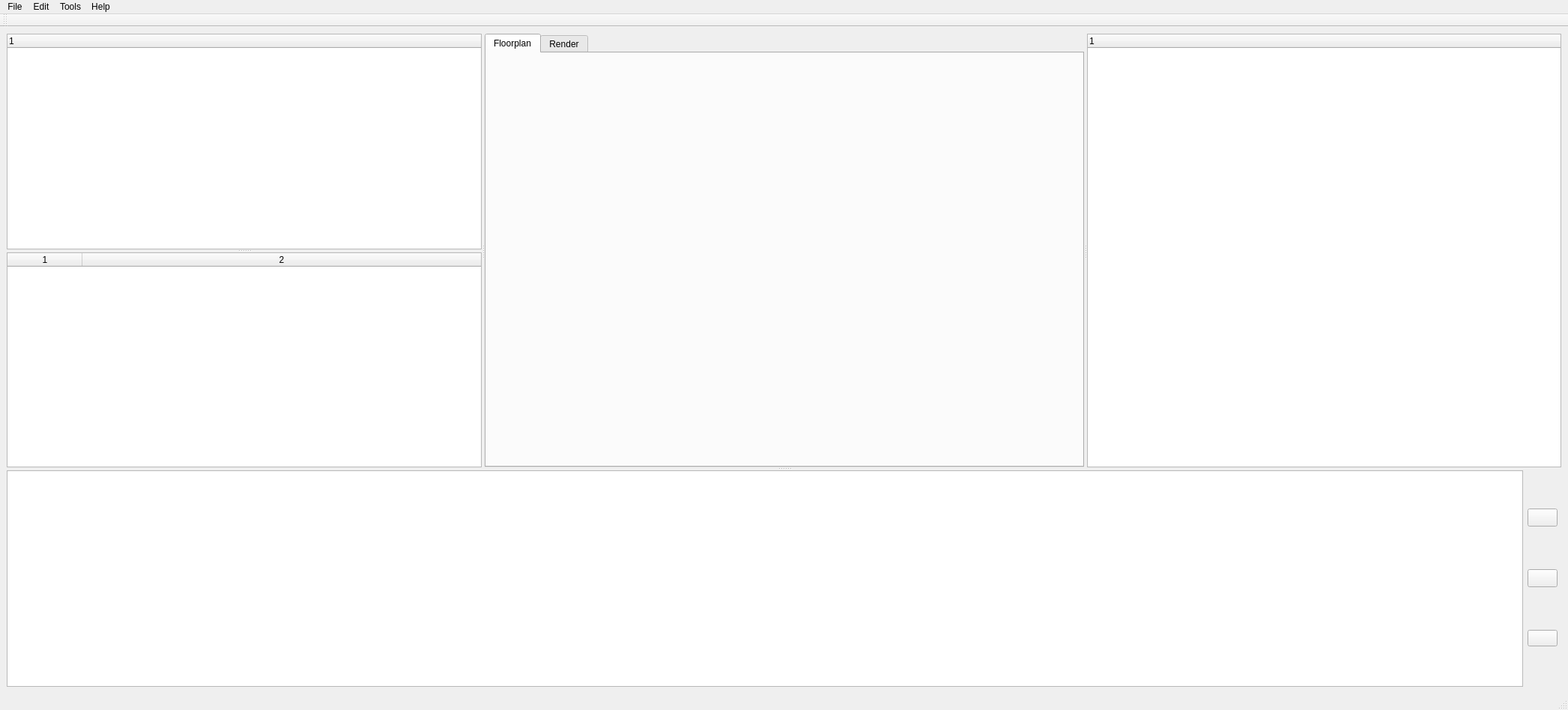
<?xml version="1.0" encoding="UTF-8"?>
<ui version="4.0">
 <class>MainWindow</class>
 <widget class="QMainWindow" name="MainWindow">
  <property name="geometry">
   <rect>
    <x>0</x>
    <y>0</y>
    <width>2093</width>
    <height>948</height>
   </rect>
  </property>
  <property name="sizePolicy">
   <sizepolicy hsizetype="Minimum" vsizetype="Preferred">
    <horstretch>0</horstretch>
    <verstretch>0</verstretch>
   </sizepolicy>
  </property>
  <property name="windowTitle">
   <string>FoldTheLine</string>
  </property>
  <widget class="QWidget" name="centralwidget">
   <property name="enabled">
    <bool>true</bool>
   </property>
   <property name="sizePolicy">
    <sizepolicy hsizetype="Maximum" vsizetype="Maximum">
     <horstretch>0</horstretch>
     <verstretch>0</verstretch>
    </sizepolicy>
   </property>
   <layout class="QHBoxLayout" name="horizontalLayout_2">
    <item>
     <widget class="QSplitter" name="splitter_3">
      <property name="orientation">
       <enum>Qt::Vertical</enum>
      </property>
      <widget class="QSplitter" name="splitter_2">
       <property name="orientation">
        <enum>Qt::Horizontal</enum>
       </property>
       <widget class="QSplitter" name="splitter">
        <property name="sizePolicy">
         <sizepolicy hsizetype="Preferred" vsizetype="Expanding">
          <horstretch>0</horstretch>
          <verstretch>0</verstretch>
         </sizepolicy>
        </property>
        <property name="orientation">
         <enum>Qt::Vertical</enum>
        </property>
        <widget class="QTreeWidget" name="wModel">
         <property name="sizePolicy">
          <sizepolicy hsizetype="Preferred" vsizetype="Expanding">
           <horstretch>0</horstretch>
           <verstretch>0</verstretch>
          </sizepolicy>
         </property>
         <attribute name="headerVisible">
          <bool>true</bool>
         </attribute>
         <column>
          <property name="text">
           <string notr="true">1</string>
          </property>
         </column>
        </widget>
        <widget class="QTableWidget" name="wParams">
         <property name="sizePolicy">
          <sizepolicy hsizetype="Preferred" vsizetype="Expanding">
           <horstretch>0</horstretch>
           <verstretch>0</verstretch>
          </sizepolicy>
         </property>
         <property name="alternatingRowColors">
          <bool>true</bool>
         </property>
         <property name="rowCount">
          <number>0</number>
         </property>
         <property name="columnCount">
          <number>2</number>
         </property>
         <attribute name="horizontalHeaderVisible">
          <bool>true</bool>
         </attribute>
         <attribute name="horizontalHeaderStretchLastSection">
          <bool>true</bool>
         </attribute>
         <attribute name="verticalHeaderVisible">
          <bool>true</bool>
         </attribute>
         <column/>
         <column/>
        </widget>
       </widget>
       <widget class="QTabWidget" name="wGrafTab">
        <property name="sizePolicy">
         <sizepolicy hsizetype="MinimumExpanding" vsizetype="MinimumExpanding">
          <horstretch>0</horstretch>
          <verstretch>0</verstretch>
         </sizepolicy>
        </property>
        <property name="minimumSize">
         <size>
          <width>800</width>
          <height>0</height>
         </size>
        </property>
        <property name="currentIndex">
         <number>0</number>
        </property>
        <widget class="QWidget" name="tab_floorplan">
         <property name="sizePolicy">
          <sizepolicy hsizetype="Maximum" vsizetype="Preferred">
           <horstretch>0</horstretch>
           <verstretch>0</verstretch>
          </sizepolicy>
         </property>
         <attribute name="title">
          <string>Floorplan</string>
         </attribute>
         <layout class="QVBoxLayout" name="verticalLayout_4">
          <item>
           <layout class="QVBoxLayout" name="wFPLayout"/>
          </item>
         </layout>
        </widget>
        <widget class="QWidget" name="tab_render">
         <property name="sizePolicy">
          <sizepolicy hsizetype="Maximum" vsizetype="Preferred">
           <horstretch>0</horstretch>
           <verstretch>0</verstretch>
          </sizepolicy>
         </property>
         <attribute name="title">
          <string>Render</string>
         </attribute>
         <layout class="QVBoxLayout" name="verticalLayout_3">
          <item>
           <layout class="QVBoxLayout" name="wRenderLayout"/>
          </item>
         </layout>
        </widget>
       </widget>
       <widget class="QTreeWidget" name="wLayers">
        <property name="sizePolicy">
         <sizepolicy hsizetype="Preferred" vsizetype="Expanding">
          <horstretch>0</horstretch>
          <verstretch>0</verstretch>
         </sizepolicy>
        </property>
        <property name="columnCount">
         <number>1</number>
        </property>
        <attribute name="headerVisible">
         <bool>true</bool>
        </attribute>
        <column>
         <property name="text">
          <string notr="true">1</string>
         </property>
        </column>
       </widget>
      </widget>
      <widget class="QWidget" name="layoutWidget">
       <layout class="QHBoxLayout" name="horizontalLayout">
        <item>
         <widget class="QTextBrowser" name="wConsole"/>
        </item>
        <item>
         <layout class="QVBoxLayout" name="verticalLayout">
          <property name="rightMargin">
           <number>5</number>
          </property>
          <item>
           <widget class="QPushButton" name="bConsClear">
            <property name="sizePolicy">
             <sizepolicy hsizetype="Fixed" vsizetype="Fixed">
              <horstretch>0</horstretch>
              <verstretch>0</verstretch>
             </sizepolicy>
            </property>
            <property name="maximumSize">
             <size>
              <width>75</width>
              <height>24</height>
             </size>
            </property>
            <property name="icon">
             <iconset theme="edit-clear">
              <normaloff>.</normaloff>.</iconset>
            </property>
           </widget>
          </item>
          <item>
           <widget class="QPushButton" name="bConsAutoscroll">
            <property name="maximumSize">
             <size>
              <width>75</width>
              <height>24</height>
             </size>
            </property>
            <property name="checkable">
             <bool>true</bool>
            </property>
           </widget>
          </item>
          <item>
           <widget class="QPushButton" name="bConsC"/>
          </item>
         </layout>
        </item>
       </layout>
      </widget>
     </widget>
    </item>
   </layout>
  </widget>
  <widget class="QMenuBar" name="menubar">
   <property name="geometry">
    <rect>
     <x>0</x>
     <y>0</y>
     <width>2093</width>
     <height>22</height>
    </rect>
   </property>
   <widget class="QMenu" name="menuFile">
    <property name="title">
     <string>File</string>
    </property>
    <addaction name="actionFileNew"/>
    <addaction name="actionFileOpen"/>
    <addaction name="actionFileRecent"/>
    <addaction name="actionFileImportKiCAD"/>
    <addaction name="actionFileSave"/>
    <addaction name="actionFileSave_as"/>
    <addaction name="actionFileExportVMAP"/>
    <addaction name="actionFileExportSTL"/>
    <addaction name="actionFileQuit"/>
   </widget>
   <widget class="QMenu" name="menuEdit">
    <property name="title">
     <string>Edit</string>
    </property>
    <addaction name="actionEditAdd_mesh_layer"/>
    <addaction name="actionEditAdd_transformation"/>
   </widget>
   <widget class="QMenu" name="menuTools">
    <property name="title">
     <string>Tools</string>
    </property>
    <addaction name="actionToolsFreeCAD"/>
    <addaction name="actionToolsKiCAD"/>
    <addaction name="separator"/>
    <addaction name="actionReset_View"/>
    <addaction name="actionRender"/>
   </widget>
   <widget class="QMenu" name="menuHelp">
    <property name="title">
     <string>Help</string>
    </property>
    <addaction name="actionHelpAbout"/>
    <addaction name="actionHelpDocumentation"/>
   </widget>
   <addaction name="menuFile"/>
   <addaction name="menuEdit"/>
   <addaction name="menuTools"/>
   <addaction name="menuHelp"/>
  </widget>
  <widget class="QStatusBar" name="statusbar"/>
  <widget class="QToolBar" name="tbMain">
   <property name="windowTitle">
    <string>toolBar</string>
   </property>
   <attribute name="toolBarArea">
    <enum>TopToolBarArea</enum>
   </attribute>
   <attribute name="toolBarBreak">
    <bool>false</bool>
   </attribute>
  </widget>
  <action name="actionFileNew">
   <property name="icon">
    <iconset theme="document-new">
     <normaloff>.</normaloff>.</iconset>
   </property>
   <property name="text">
    <string>New</string>
   </property>
   <property name="shortcut">
    <string>Ctrl+N</string>
   </property>
  </action>
  <action name="actionFileOpen">
   <property name="icon">
    <iconset theme="document-open">
     <normaloff>.</normaloff>.</iconset>
   </property>
   <property name="text">
    <string>Open</string>
   </property>
   <property name="shortcut">
    <string>Ctrl+O</string>
   </property>
  </action>
  <action name="actionFileRecent">
   <property name="icon">
    <iconset theme="document-open-recent">
     <normaloff>.</normaloff>.</iconset>
   </property>
   <property name="text">
    <string>Recent files</string>
   </property>
  </action>
  <action name="actionFileSave">
   <property name="icon">
    <iconset theme="document-save">
     <normaloff>.</normaloff>.</iconset>
   </property>
   <property name="text">
    <string>Save</string>
   </property>
   <property name="shortcut">
    <string>Ctrl+S</string>
   </property>
  </action>
  <action name="actionFileSave_as">
   <property name="icon">
    <iconset theme="document-save-as">
     <normaloff>.</normaloff>.</iconset>
   </property>
   <property name="text">
    <string>Save as</string>
   </property>
   <property name="shortcut">
    <string>Ctrl+Shift+S</string>
   </property>
  </action>
  <action name="actionHelpAbout">
   <property name="icon">
    <iconset theme="help-about">
     <normaloff>.</normaloff>.</iconset>
   </property>
   <property name="text">
    <string>About</string>
   </property>
  </action>
  <action name="actionHelpDocumentation">
   <property name="icon">
    <iconset theme="help-browser">
     <normaloff>.</normaloff>.</iconset>
   </property>
   <property name="text">
    <string>Documentation</string>
   </property>
   <property name="shortcut">
    <string>Ctrl+H</string>
   </property>
  </action>
  <action name="actionToolsFreeCAD">
   <property name="text">
    <string>Go to FreeCAD</string>
   </property>
  </action>
  <action name="actionToolsKiCAD">
   <property name="text">
    <string>Go to KiCAD</string>
   </property>
  </action>
  <action name="actionEditAdd_mesh_layer">
   <property name="icon">
    <iconset theme="list-add">
     <normaloff>.</normaloff>.</iconset>
   </property>
   <property name="text">
    <string>Add mesh layer</string>
   </property>
   <property name="shortcut">
    <string>Ctrl+Shift+L</string>
   </property>
  </action>
  <action name="actionEditAdd_transformation">
   <property name="icon">
    <iconset theme="list-add">
     <normaloff>.</normaloff>.</iconset>
   </property>
   <property name="text">
    <string>Add transformation</string>
   </property>
   <property name="shortcut">
    <string>Ctrl+Shift+T</string>
   </property>
  </action>
  <action name="actionFileExportVMAP">
   <property name="icon">
    <iconset theme="document-print-preview">
     <normaloff>.</normaloff>.</iconset>
   </property>
   <property name="text">
    <string>Export VMAP</string>
   </property>
   <property name="shortcut">
    <string>Ctrl+E</string>
   </property>
  </action>
  <action name="actionFileQuit">
   <property name="icon">
    <iconset theme="application-exit">
     <normaloff>.</normaloff>.</iconset>
   </property>
   <property name="text">
    <string>Quit</string>
   </property>
   <property name="shortcut">
    <string>Ctrl+Q</string>
   </property>
  </action>
  <action name="actionReset_View">
   <property name="text">
    <string>Reset View</string>
   </property>
   <property name="toolTip">
    <string>Reset the view to central projection</string>
   </property>
   <property name="shortcut">
    <string>Ctrl+0</string>
   </property>
  </action>
  <action name="actionRender">
   <property name="text">
    <string>Render</string>
   </property>
   <property name="toolTip">
    <string>Render the current model</string>
   </property>
   <property name="shortcut">
    <string>F8</string>
   </property>
  </action>
  <action name="actionUpdate_Footprint">
   <property name="text">
    <string>Update Footprint</string>
   </property>
   <property name="shortcut">
    <string>F5</string>
   </property>
  </action>
  <action name="actionFileExportSTL">
   <property name="icon">
    <iconset>
     <normaloff>icons/document-export.svg</normaloff>icons/document-export.svg</iconset>
   </property>
   <property name="text">
    <string>Export STEP</string>
   </property>
   <property name="toolTip">
    <string>Export STL</string>
   </property>
   <property name="shortcut">
    <string>Ctrl+Shift+E</string>
   </property>
  </action>
  <action name="actionFileImportKiCAD">
   <property name="text">
    <string>Import KiCAD PCB</string>
   </property>
   <property name="shortcut">
    <string>Ctrl+I</string>
   </property>
  </action>
 </widget>
 <resources/>
 <connections>
  <connection>
   <sender>bConsClear</sender>
   <signal>pressed()</signal>
   <receiver>wConsole</receiver>
   <slot>clear()</slot>
   <hints>
    <hint type="sourcelabel">
     <x>2067</x>
     <y>686</y>
    </hint>
    <hint type="destinationlabel">
     <x>1859</x>
     <y>723</y>
    </hint>
   </hints>
  </connection>
  <connection>
   <sender>bConsC</sender>
   <signal>pressed()</signal>
   <receiver>wConsole</receiver>
   <slot>selectAll()</slot>
   <hints>
    <hint type="sourcelabel">
     <x>2044</x>
     <y>851</y>
    </hint>
    <hint type="destinationlabel">
     <x>1917</x>
     <y>838</y>
    </hint>
   </hints>
  </connection>
 </connections>
</ui>
